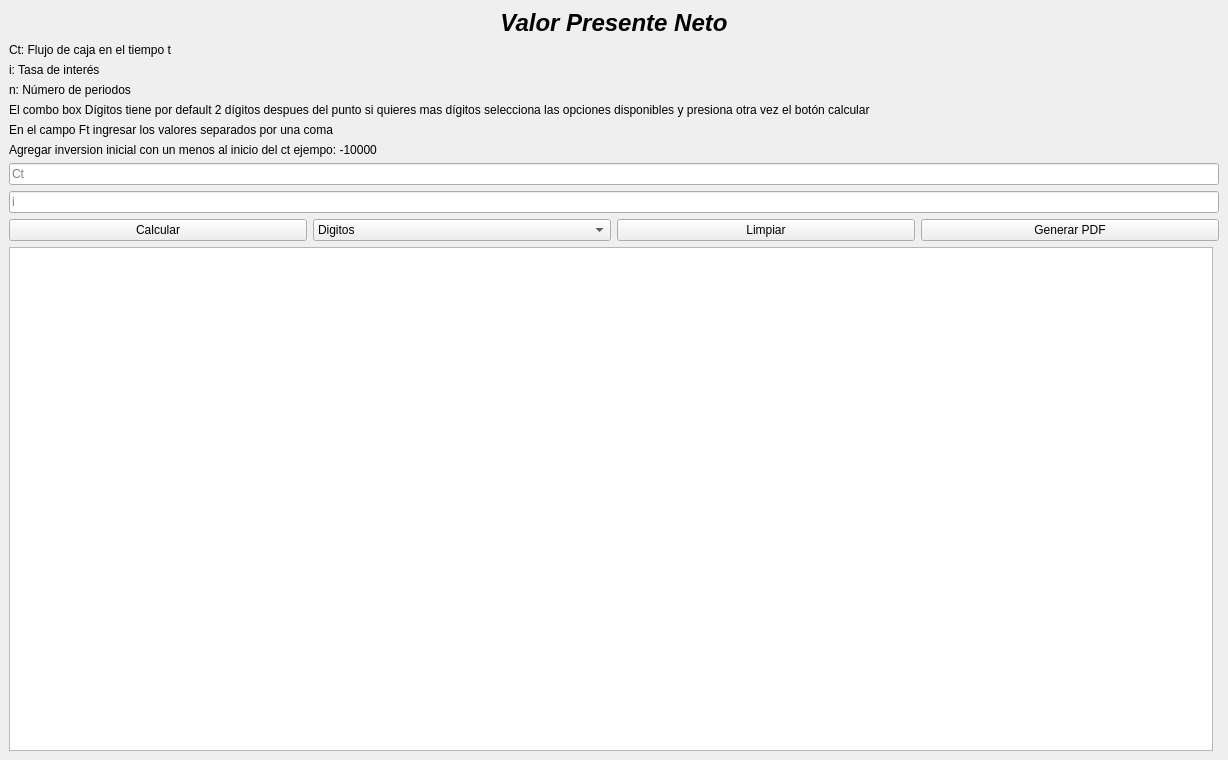
<?xml version="1.0" encoding="UTF-8"?>
<ui version="4.0">
 <class>MainWindow</class>
 <widget class="QMainWindow" name="MainWindow">
  <property name="windowModality">
   <enum>Qt::WindowModal</enum>
  </property>
  <property name="geometry">
   <rect>
    <x>0</x>
    <y>0</y>
    <width>1228</width>
    <height>760</height>
   </rect>
  </property>
  <property name="windowTitle">
   <string>Valor Presente Neto</string>
  </property>
  <property name="styleSheet">
   <string notr="true">font: 16pt &quot;Segoe UI&quot;;

width: 70%;</string>
  </property>
  <widget class="QWidget" name="centralwidget">
   <layout class="QVBoxLayout" name="verticalLayout">
    <item>
     <widget class="QLabel" name="label_title">
      <property name="font">
       <font>
        <family>Segoe UI</family>
        <pointsize>18</pointsize>
        <italic>true</italic>
        <bold>true</bold>
       </font>
      </property>
      <property name="styleSheet">
       <string notr="true">font: 700 italic 18pt &quot;Segoe UI&quot;;</string>
      </property>
      <property name="text">
       <string>Valor Presente Neto</string>
      </property>
      <property name="alignment">
       <set>Qt::AlignCenter</set>
      </property>
     </widget>
    </item>
    <item>
     <widget class="QLabel" name="label">
      <property name="text">
       <string>Ct: Flujo de caja en el tiempo t</string>
      </property>
     </widget>
    </item>
    <item>
     <widget class="QLabel" name="label_2">
      <property name="text">
       <string>i: Tasa de interés</string>
      </property>
     </widget>
    </item>
    <item>
     <widget class="QLabel" name="label_3">
      <property name="text">
       <string>n: Número de periodos</string>
      </property>
     </widget>
    </item>
    <item>
     <widget class="QLabel" name="label_7">
      <property name="styleSheet">
       <string notr="true">font: 9pt &quot;Segoe UI&quot;;</string>
      </property>
      <property name="text">
       <string>El combo box Dígitos tiene por default 2 dígitos despues del punto si quieres mas dígitos selecciona las opciones disponibles y presiona otra vez el botón calcular</string>
      </property>
     </widget>
    </item>

    <item>
     <widget class="QLabel" name="label_4">
      <property name="styleSheet">
       <string notr="true">font: 9pt &quot;Segoe UI&quot;;</string>
      </property>
      <property name="text">
       <string>En el campo Ft ingresar los valores separados por una coma</string>
      </property>
     </widget>
    </item>

    <item>
     <widget class="QLabel" name="label_4">
      <property name="styleSheet">
       <string notr="true">font: 9pt &quot;Segoe UI&quot;;</string>
      </property>
      <property name="text">
       <string>Agregar inversion inicial con un menos al inicio del ct ejempo: -10000</string>
      </property>
     </widget>
    </item>


    <item>
     <widget class="QLineEdit" name="txt_ct">
      <property name="placeholderText">
       <string>Ct</string>
      </property>
     </widget>
    </item>
    <item>
     <widget class="QLineEdit" name="txt_i">
      <property name="placeholderText">
       <string>i</string>
      </property>
     </widget>
    </item>
    <item>
     <layout class="QHBoxLayout" name="horizontalLayout_2">
      <item>
       <widget class="QPushButton" name="btn_calcular">
        <property name="text">
         <string>Calcular</string>
        </property>
       </widget>
      </item>
      <item>
       <widget class="QComboBox" name="cb_digitos">
        <item>
         <property name="text">
          <string>Digitos</string>
         </property>
        </item>
        <item>
         <property name="text">
          <string>3</string>
         </property>
        </item>
        <item>
         <property name="text">
          <string>4</string>
         </property>
        </item>
        <item>
         <property name="text">
          <string>5</string>
         </property>
        </item>
        <item>
         <property name="text">
          <string>Todos</string>
         </property>
        </item>
       </widget>
      </item>
      <item>
       <widget class="QPushButton" name="btn_limpiar">
        <property name="text">
         <string>Limpiar</string>
        </property>
       </widget>
      </item>
      <item>
       <widget class="QPushButton" name="btn_generar_pdf">
        <property name="text">
         <string>Generar PDF</string>
        </property>
       </widget>
      </item>
     </layout>
    </item>
    <item>
     <layout class="QHBoxLayout" name="horizontalLayout">
      <item>
       <widget class="QTextBrowser" name="tb_resultado"/>
      </item>
      <item>
       <layout class="QVBoxLayout" name="verticalLayout_2">
        <item>
         <widget class="QWidget" name="widgetGrafico" native="true"/>
        </item>
       </layout>
      </item>
     </layout>
    </item>
   </layout>
  </widget>
 </widget>
 <resources/>
 <connections/>
</ui>
